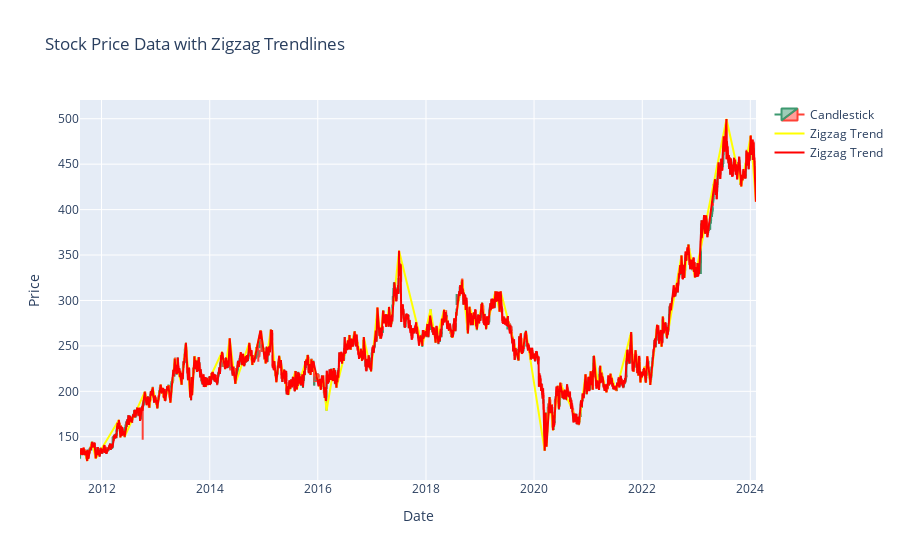

Here is the notebook cell this chart was saved with:
### Markdown cell above
**Step 4: ZigZag Plot**

### Code cell
import plotly.graph_objects as go

# Assuming df_last_3_months is your DataFrame with the last 3 months of OHLC data
# Assuming extreme_points is the output from zig_zag(df_last_3_months), now including extreme values

# Create the candlestick chart
fig = go.Figure(data=[go.Candlestick(x=df_last_3_months['Date'],
                                     open=df_last_3_months['Open'],
                                     high=df_last_3_months['High'],
                                     low=df_last_3_months['Low'],
                                     close=df_last_3_months['Close'],
                                     name='Candlestick')])

# # Loop through the extreme_points to plot the high and low points using their exact values
# for index, extreme_value, extreme_type in extreme_points:
#     fig.add_trace(go.Scatter(x=[df_last_3_months.loc[index, 'Date']],
#                              y=[extreme_value],
#                              mode='markers',
#                              marker=dict(color='Green' if extreme_type == "LOW" else 'Red', size=8),
#                              name=f"{extreme_type} point"))

# # Loop through the extreme_points2 to plot the high and low points using their exact values
# for index, extreme_value, extreme_type in extreme_points2:
#     fig.add_trace(go.Scatter(x=[df_last_3_months.loc[index, 'Date']],
#                              y=[extreme_value],
#                              mode='markers',
#                              marker=dict(color='Green' if extreme_type == "LOW" else 'Red', size=8),
#                              name=f"{extreme_type} point"))

# For the trendline, use the dates and extreme values directly from the extreme_points
pivot_dates = [df_last_3_months.loc[index, 'Date'] for index, _, _ in extreme_points]
pivot_values = [extreme_value for _, extreme_value, _ in extreme_points]

# For the trendline, use the dates and extreme values directly from the extreme_points
pivot_dates2 = [df_last_3_months.loc[index, 'Date'] for index, _, _ in extreme_points2]
pivot_values2 = [extreme_value for _, extreme_value, _ in extreme_points2]

# Add a line connecting the pivot points to represent the zigzag trend
fig.add_trace(go.Scatter(x=pivot_dates,
                         y=pivot_values,
                         mode='lines',  # This will connect the points with lines
                         line=dict(color='Yellow', width=2),
                         name='Zigzag Trend'))

# Add a line connecting the pivot points to represent the zigzag trend
fig.add_trace(go.Scatter(x=pivot_dates2,
                         y=pivot_values2,
                         mode='lines',  # This will connect the points with lines
                         line=dict(color='Red', width=2),
                         name='Zigzag Trend'))

# Customize the layout
fig.update_layout(title='Stock Price Data with Zigzag Trendlines',
                  xaxis_title='Date',
                  yaxis_title='Price',
                  xaxis_rangeslider_visible=False)

# Show the plot
fig.show()

### Figure 1 — Plotly figure (JSON) as saved in the notebook; plotly's stock layout.template omitted (floating-point values rounded to 4 significant figures; data arrays with more than 128 entries replaced by an {"elided": "..."} marker saying what was removed)
{"data": [{"close": {"elided": "3081 float values"}, "high": {"elided": "3081 float values"}, "low": {"elided": "3081 float values"}, "name": "Candlestick", "open": {"elided": "3081 float values"}, "type": "candlestick", "x": {"elided": "3081 str values"}}, {"line": {"color": "Yellow", "width": 2}, "mode": "lines", "name": "Zigzag Trend", "type": "scatter", "x": ["2011-09-02T00:00:00", "2011-09-26T00:00:00", "2011-10-28T00:00:00", "2011-11-23T00:00:00", "2012-04-27T00:00:00", "2012-05-08T00:00:00", "2012-05-10T00:00:00", "2012-06-05T00:00:00", "2012-10-19T00:00:00", "2012-11-19T00:00:00", "2012-12-12T00:00:00", "2013-01-11T00:00:00", "2013-02-04T00:00:00", "2013-03-04T00:00:00", "2013-03-28T00:00:00", "2013-04-10T00:00:00", "2013-05-10T00:00:00", "2013-06-25T00:00:00", "2013-07-24T00:00:00", "2013-08-22T00:00:00", "2013-09-02T00:00:00", "2013-09-04T00:00:00", "2013-09-20T00:00:00", "2013-12-05T00:00:00", "2014-03-25T00:00:00", "2014-04-15T00:00:00", "2014-05-16T00:00:00", "2014-06-23T00:00:00", "2014-09-25T00:00:00", "2014-10-16T00:00:00", "2014-12-12T00:00:00", "2015-01-14T00:00:00", "2015-02-18T00:00:00", "2015-03-27T00:00:00", "2015-04-15T00:00:00", "2015-06-15T00:00:00", "2015-08-03T00:00:00", "2015-08-13T00:00:00", "2015-10-26T00:00:00", "2015-11-13T00:00:00", "2015-11-19T00:00:00", "2016-01-22T00:00:00", "2016-02-05T00:00:00", "2016-02-29T00:00:00", "2016-04-18T00:00:00", "2016-05-06T00:00:00", "2016-08-02T00:00:00", "2016-08-10T00:00:00", "2016-09-06T00:00:00", "2016-10-26T00:00:00", "2016-11-07T00:00:00", "2016-12-26T00:00:00", "2017-02-07T00:00:00", "2017-02-27T00:00:00", "2017-03-17T00:00:00", "2017-04-07T00:00:00", "2017-04-26T00:00:00", "2017-05-09T00:00:00", "2017-07-03T00:00:00", "2017-12-07T00:00:00", "2018-02-01T00:00:00", "2018-03-07T00:00:00", "2018-05-03T00:00:00", "2018-06-28T00:00:00", "2018-09-03T00:00:00", "2018-10-11T00:00:00", "2018-10-22T00:00:00", "2018-12-11T00:00:00", "2019-01-15T00:00:00", "2019-02-11T00:00:00", "2019-04-15T00:00:00", "2019-05-13T00:00:00", "2019-05-21T00:00:00", "2019-09-18T00:00:00", "2019-10-04T00:00:00", "2019-10-11T00:00:00", "2019-11-07T00:00:00", "2020-03-13T00:00:00", "2020-03-20T00:00:00", "2020-03-25T00:00:00", "2020-04-15T00:00:00", "2020-05-08T00:00:00", "2020-06-09T00:00:00", "2020-06-17T00:00:00", "2020-06-26T00:00:00", "2020-10-30T00:00:00", "2020-12-14T00:00:00", "2020-12-22T00:00:00", "2021-01-18T00:00:00", "2021-02-01T00:00:00", "2021-02-09T00:00:00", "2021-03-15T00:00:00", "2021-03-23T00:00:00", "2021-05-04T00:00:00", "2021-06-01T00:00:00", "2021-07-09T00:00:00", "2021-10-18T00:00:00", "2021-11-03T00:00:00", "2021-11-17T00:00:00", "2021-12-06T00:00:00", "2021-12-10T00:00:00", "2021-12-20T00:00:00", "2022-01-18T00:00:00", "2022-01-25T00:00:00", "2022-02-04T00:00:00", "2022-02-24T00:00:00", "2022-04-11T00:00:00", "2022-05-12T00:00:00", "2022-05-20T00:00:00", "2022-06-17T00:00:00", "2022-09-23T00:00:00", "2022-10-12T00:00:00", "2022-11-09T00:00:00", "2022-12-23T00:00:00", "2023-07-24T00:00:00", "2023-11-01T00:00:00", "2024-01-04T00:00:00", "2024-02-08T00:00:00"], "y": [137.7, 123.3, 144.1, 126.2, 168.6, 149.2, 162.3, 150, 199.3, 182, 204.3, 181.4, 207.3, 189.7, 206.7, 187.4, 236.1, 207.3, 253.3, 193.3, 215.9, 195.7, 238.7, 205.0, 243.3, 224.5, 258.3, 208.3, 253.3, 229.0, 266.9, 230.7, 268, 210.1, 239.1, 196, 222.3, 202, 239.9, 218.1, 235.3, 201.7, 217.3, 178.7, 225.6, 204, 262, 245.8, 265.9, 233.5, 259.6, 222, 292.1, 257.9, 288.9, 270.9, 292.9, 271, 354.8, 250, 290.3, 253.6, 289.7, 259, 323.0, 263.6, 293.1, 268.2, 297.4, 268.5, 310, 287.7, 310, 234.1, 263.9, 241.1, 266.3, 134.6, 176.5, 139, 193.8, 157.1, 206.2, 180.7, 209.4, 163.4, 218.6, 196.9, 222, 201.8, 239.2, 201.6, 228.1, 199.1, 219.4, 200.9, 265.3, 221.7, 245.2, 217.5, 238.9, 209.8, 227.3, 209.6, 238.5, 207, 273.1, 249.1, 282.4, 258.5, 349.5, 324.8, 361.5, 325.4, 499.7, 425.5, 481.5, 408.6]}, {"line": {"color": "Red", "width": 2}, "mode": "lines", "name": "Zigzag Trend", "type": "scatter", "x": {"elided": "870 str values"}, "y": {"elided": "870 float values"}}], "layout": {"title": {"text": "Stock Price Data with Zigzag Trendlines"}, "xaxis": {"rangeslider": {"visible": false}, "title": {"text": "Date"}}, "yaxis": {"title": {"text": "Price"}}}}
